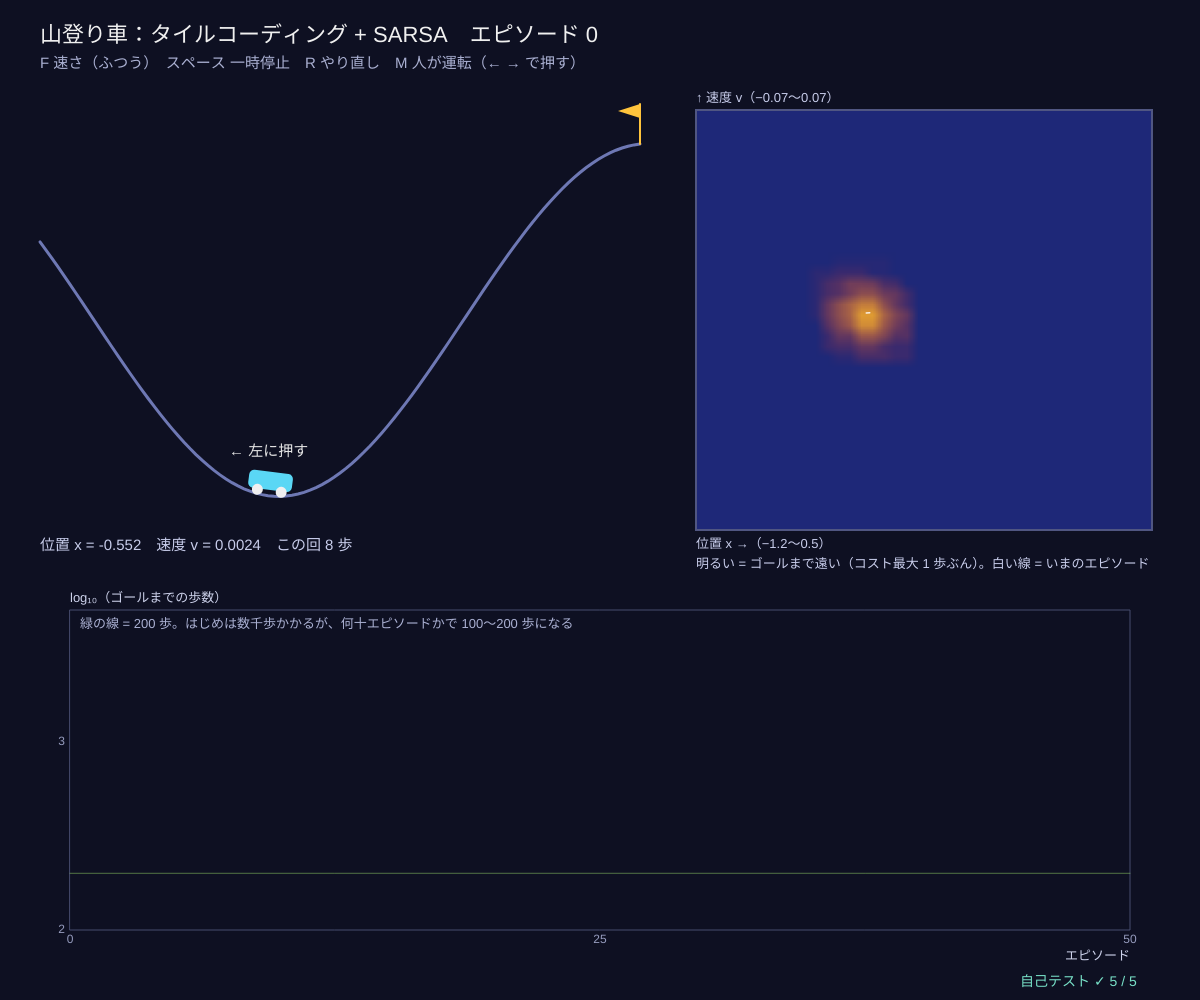
Frame 1 (no input)
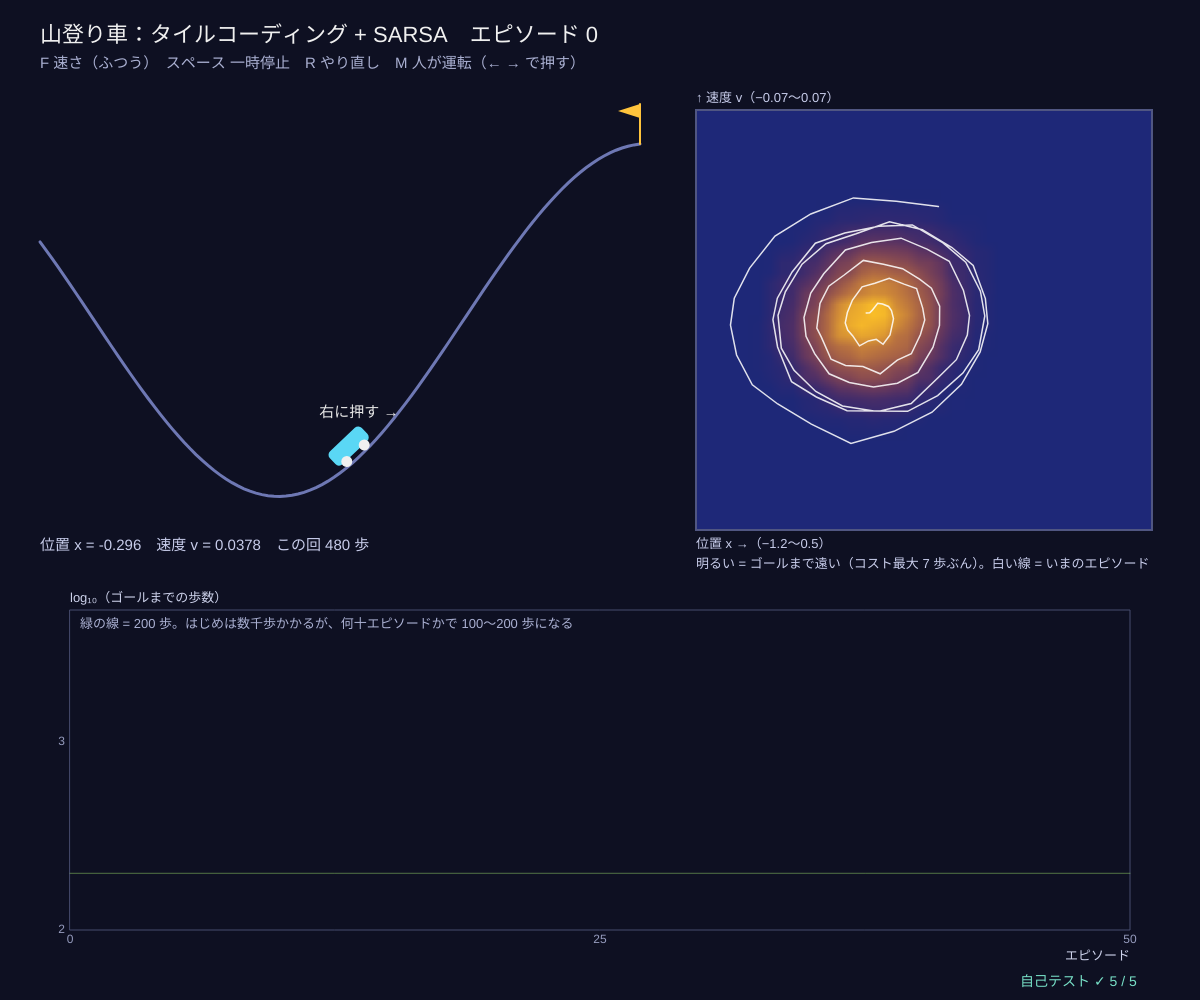
Frame 60 (no input)
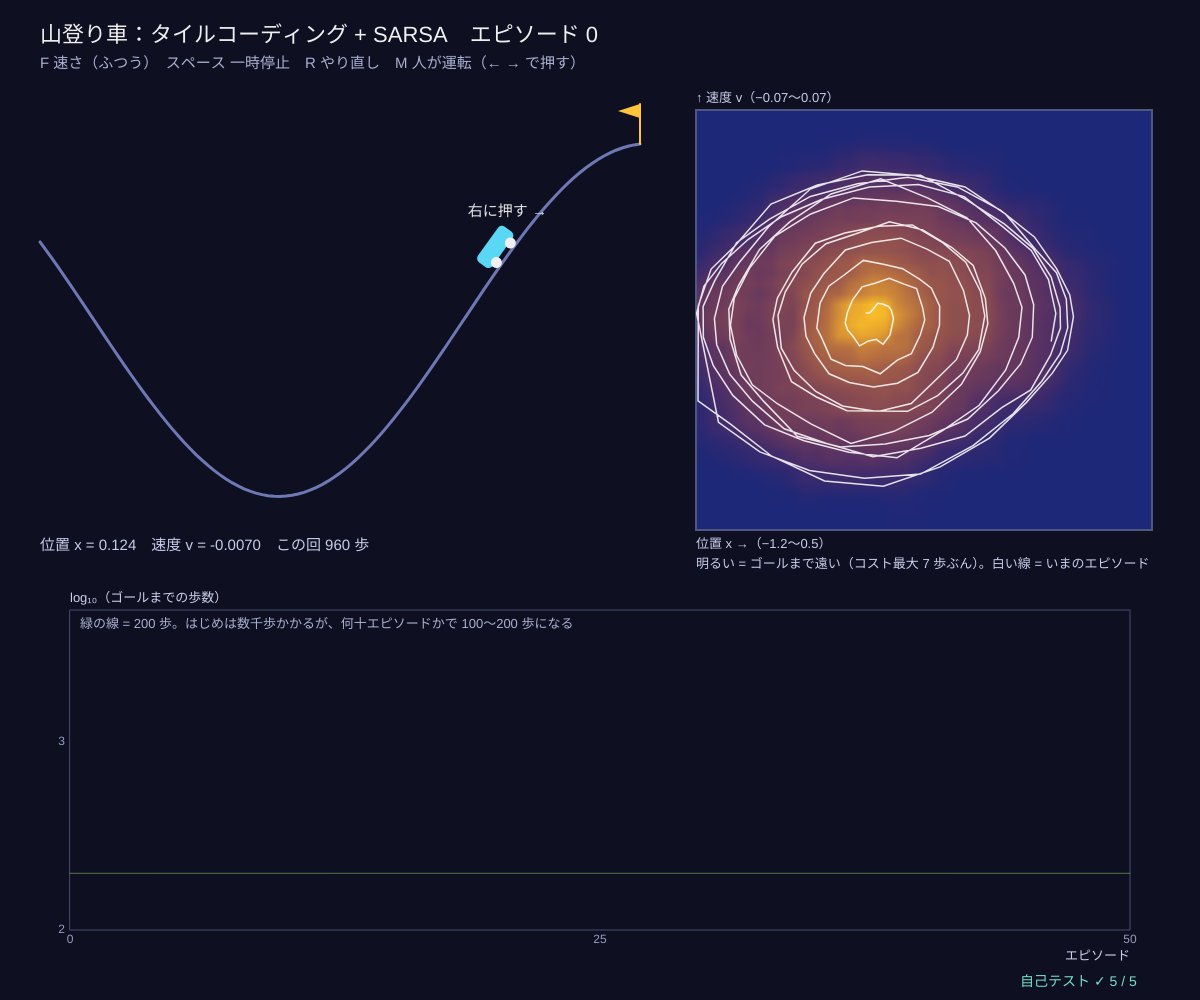
Frame 120 (the mouse pressed at the canvas centre since frame 60)

The p5.js sketch that drew these frames (run headless with seeded random() and noise() and a simulated clock; from frame 60 on, the mouse is pressed at the canvas centre):

// p5.js sketch
// ── sketch.js
// ============================================
// 08 山登り車とタイルコーディング ─ 力の弱い車は、そのままでは右の坂を登れない
// 反対側の坂に登って勢いをつける必要がある。状態は「位置 x と速度 v」の連続値なので、表には書けない。
// そこで 8 枚の少しずつずらした格子（タイリング）で状態を表し（タイルコーディング）、Q(s,a) = 当たったタイルの重みの合計 で近似。
// 1 歩ごとに −1 の報酬、SARSA で重みを更新。右上の地形 = 学習した「ゴールまでのコスト」−max_a Q
// F 速さ / スペース 一時停止 / R やり直し / M 人が運転（← → で押す）
// ============================================

const N_TILINGS = 8, N_GRID = 8;          // ★ タイリングの枚数と、1 枚の格子の細かさ（8 × 8）
const ALPHA = 0.5 / N_TILINGS;            // ★ 学習率（タイル 1 枚あたり）
const MAX_LEN = 5000;                     // ★ 1 エピソードの上限
const PER = (N_GRID + 1) * (N_GRID + 1); // ずらすので 1 枚あたり 9 × 9 のタイル
let car, speed = 1, paused = false, manual = false, manualPush = 1, costImg = null, costMax = 1;
const SPEEDS = ['ゆっくり', 'ふつう', '速い'];

function setup() { createCanvas(windowWidth, windowHeight); selfTest(); seedRng(8); car = makeCar(); costImg = createGraphics(40, 40); costImg.noStroke(); }

// ---- 山登り車の物理（よく使われる決まった式）：v += 0.001·a − 0.0025·cos(3x)、x += v
function carPhysics(x, v, a) {           // a = 0 左に押す、1 押さない、2 右に押す
  v = clampv(v + 0.001 * (a - 1) - 0.0025 * Math.cos(3 * x), -0.07, 0.07);
  x = x + v;
  if (x < -1.2) { x = -1.2; v = 0; }      // 左の壁にぶつかったら止まる
  if (x > 0.5) x = 0.5;
  return [x, v];
}
// ★ タイルコーディング：8 枚の格子それぞれで (x, v) が入るタイルの番号（× 3 行動ぶんの場所の先頭）
function tilesOf(x, v, out) {
  let xs = ((x + 1.2) / 1.7) * N_GRID, vs = ((v + 0.07) / 0.14) * N_GRID;
  for (let t = 0; t < N_TILINGS; t++) {
    let ix = Math.floor(xs + t / N_TILINGS), iv = Math.floor(vs + ((3 * t) % N_TILINGS) / N_TILINGS);   // x は 1、v は 3 ずつずらす
    ix = clampv(ix, 0, N_GRID); iv = clampv(iv, 0, N_GRID);
    out[t] = (t * PER + ix * (N_GRID + 1) + iv) * 3;
  }
  return out;
}
function qOf(w, T, a) { let s = 0; for (let t = 0; t < N_TILINGS; t++) s += w[T[t] + a]; return s; }
function greedyAct(w, T) { return argmaxR([0, 1, 2].map((a) => qOf(w, T, a))); }
function makeCar() { let c = { w: new Float64Array(N_TILINGS * PER * 3), T: new Int32Array(N_TILINGS), T2: new Int32Array(N_TILINGS), len: 0, epLens: [], traj: [] }; startEpisode(c); return c; }
function startEpisode(c) { c.x = -0.6 + 0.2 * rnd(); c.v = 0; c.len = 0; c.traj = []; tilesOf(c.x, c.v, c.T); c.a = greedyAct(c.w, c.T); }
// ★ SARSA の 1 歩（Q の初期値 0 は −1 の報酬にくらべて楽観的なので、ε = 0 でも探索する）
function carStep(c) {
  let [x2, v2] = carPhysics(c.x, c.v, c.a), r = -1, goal = x2 >= 0.5, a2 = 0;
  c.len++; if (c.len % 4 === 0) c.traj.push([x2, v2]);
  let target = r;                        // ゴールに着いたら先の価値はない
  if (!goal) { tilesOf(x2, v2, c.T2); a2 = greedyAct(c.w, c.T2); target = r + qOf(c.w, c.T2, a2); }
  let d = target - qOf(c.w, c.T, c.a);
  for (let t = 0; t < N_TILINGS; t++) c.w[c.T[t] + c.a] += ALPHA * d;   // 当たったタイルの重みだけを動かす
  if (goal || c.len >= MAX_LEN) { c.epLens.push(c.len); startEpisode(c); return true; }
  c.x = x2; c.v = v2; c.a = a2; c.T.set(c.T2);
  return false;
}
function updateCostImage() {             // 40 × 40 の点で −max_a Q を色に
  let T = new Int32Array(N_TILINGS), vals = [];
  for (let j = 0; j < 40; j++) for (let i = 0; i < 40; i++) { tilesOf(-1.2 + (1.7 * (i + 0.5)) / 40, 0.07 - (0.14 * (j + 0.5)) / 40, T); vals.push(-maxOf([0, 1, 2].map((a) => qOf(car.w, T, a)))); }
  costMax = Math.max(1, maxOf(vals));
  costImg.background(0);
  vals.forEach((v, k) => { let t = clampv(v / costMax, 0, 1); costImg.fill(30 + 220 * t, 40 + 150 * t * t, 120 - 80 * t); costImg.rect(k % 40, Math.floor(k / 40), 1, 1); });
}

function draw() {
  background(...BG);
  let t0 = performance.now();
  if (manual) { if (frameCount % 2 === 0) { [car.x, car.v] = carPhysics(car.x, car.v, manualPush); car.traj.push([car.x, car.v]); if (car.x >= 0.5) { car.x = -0.5; car.v = 0; car.traj = []; } } }
  else if (!paused) {
    if (speed === 0) carStep(car); else if (speed === 1) for (let k = 0; k < 8; k++) carStep(car);
    else while (performance.now() - t0 < 6) carStep(car);
  }
  if (frameCount % 30 === 1) updateCostImage();

  noStroke(); fill(240); textSize(22); textAlign(LEFT, BASELINE);
  text('山登り車：タイルコーディング + SARSA　エピソード ' + car.epLens.length + (manual ? '（人が運転中）' : ''), 40, 42);
  fill(170, 176, 210); textSize(15);
  text('F 速さ（' + SPEEDS[speed] + '）　スペース 一時停止　R やり直し　M 人が運転（← → で押す）', 40, 68);

  // ---- 坂と車
  let hx = 40, hy = 110, hw = width * 0.5, hh = height * 0.42, toX = (x) => hx + ((x + 1.2) / 1.7) * hw, toY = (x) => hy + hh * 0.5 - Math.sin(3 * x) * hh * 0.42;
  let pts = []; for (let i = 0; i <= 100; i++) { let x = -1.2 + (1.7 * i) / 100; pts.push([toX(x), toY(x)]); }
  stroke(110, 120, 180); strokeWeight(3); polyline(pts);
  stroke(...GOLD); strokeWeight(2); line(toX(0.5), toY(0.5), toX(0.5), toY(0.5) - 40); noStroke(); fill(...GOLD); triangle(toX(0.5), toY(0.5) - 40, toX(0.5) - 22, toY(0.5) - 33, toX(0.5), toY(0.5) - 26);
  let cx = toX(car.x), cy = toY(car.x), ang = Math.atan(-Math.cos(3 * car.x) * 3 * hh * 0.42 / (hw / 1.7));
  push(); translate(cx, cy); rotate(ang); fill(...CYAN); rect(-22, -24, 44, 18, 5); fill(240); circle(-12, -5, 11); circle(12, -5, 11); pop();
  let act = manual ? manualPush : car.a; fill(230); textSize(15); textAlign(CENTER, BASELINE);
  text(['← 左に押す', '押さない', '右に押す →'][act], cx, cy - 40);
  textAlign(LEFT, BASELINE); fill(200, 205, 235);
  text('位置 x = ' + fmtN(car.x, 3) + '　速度 v = ' + fmtN(car.v, 4) + '　この回 ' + car.len + ' 歩', hx, hy + hh + 20);

  // ---- コストの地形（位置 × 速度）
  let ix = width * 0.58, iy = 110, iw = Math.min(width * 0.38, hh * 1.25), ih = hh;
  image(costImg, ix, iy, iw, ih);
  noFill(); stroke(80, 86, 130); rect(ix, iy, iw, ih);
  stroke(255, 220); strokeWeight(1.5);
  polyline(car.traj.map(([x, v]) => [ix + ((x + 1.2) / 1.7) * iw, iy + ((0.07 - v) / 0.14) * ih]));
  noStroke(); fill(200, 205, 235); textSize(13);
  text('位置 x →（−1.2〜0.5）', ix, iy + ih + 18); text('↑ 速度 v（−0.07〜0.07）', ix, iy - 8);
  text('明るい = ゴールまで遠い（コスト最大 ' + Math.round(costMax) + ' 歩ぶん）。白い線 = いまのエピソード', ix, iy + ih + 38);

  // ---- エピソードごとの歩数
  let n = car.epLens.length, g = { x: 70, y: hy + hh + 80, w: width - 140, h: height - (hy + hh + 80) - 70, x0: 0, x1: Math.max(50, n), y0: 2, y1: Math.log10(MAX_LEN) };
  plotAxes(g, 'エピソード', 'log₁₀（ゴールまでの歩数）', [0, Math.round(g.x1 / 2), g.x1], [2, 3]);
  stroke(...LIME, 120); strokeWeight(1); line(g.x, gY(g, Math.log10(200)), g.x + g.w, gY(g, Math.log10(200)));
  drawCurve(g, car.epLens.map((v) => Math.log10(v)), CYAN, 2);
  noStroke(); fill(170, 176, 210); textSize(13); text('緑の線 = 200 歩。はじめは数千歩かかるが、何十エピソードかで 100〜200 歩になる', g.x + 10, g.y + 18);
  drawSelfTest(width - 180, height - 14);
}

function keyPressed() {
  if (key === 'f' || key === 'F') speed = (speed + 1) % 3;
  if (key === ' ') paused = !paused;
  if (key === 'r' || key === 'R') car = makeCar();
  if (key === 'm' || key === 'M') { manual = !manual; startEpisode(car); }
  if (key === LEFT_ARROW) manualPush = 0;
  if (key === RIGHT_ARROW) manualPush = 2;
  return false;
}
function keyReleased() { manualPush = 1; return false; }

// ---- 自己テスト
function selfTest() {
  selfTestResults = [];
  let okB = true; seedRng(1);
  for (let i = 0; i < 2000; i++) { let [x, v] = carPhysics(-1.2 + 1.7 * rnd(), -0.07 + 0.14 * rnd(), rndInt(0, 2)); if (x < -1.2 || x > 0.5 || v < -0.07 || v > 0.07 || !isFinite(x + v)) okB = false; }
  let [x1, v1] = carPhysics(-0.5, 0, 2);
  check('物理の式どおり：x = −0.5、v = 0 で右に押すと v = 0.001 − 0.0025 cos(−1.5)、範囲も守る', okB && near(v1, 0.001 - 0.0025 * Math.cos(-1.5), 1e-15) && near(x1, -0.5 + v1, 1e-15));
  let A = tilesOf(-0.3, 0.01, new Int32Array(N_TILINGS)), B = tilesOf(-0.29, 0.01, new Int32Array(N_TILINGS)), C = tilesOf(0.4, -0.06, new Int32Array(N_TILINGS));
  let share = (p, q) => p.filter((v, i) => v === q[i]).length;
  check('タイルは 8 枚に 1 つずつ当たる。近い状態はタイルを多く共有（' + share(A, B) + ' 枚）、遠い状態は共有しない（' + share(A, C) + ' 枚）', new Set(A).size === 8 && share(A, B) >= 6 && share(A, C) === 0);
  seedRng(3); let c = makeCar(), firstOK = -1;
  while (c.epLens.length < 100) { carStep(c); let n = c.epLens.length; if (firstOK < 0 && n && c.epLens[n - 1] < 200) firstOK = n; }
  check('100 エピソード以内に 200 歩未満でゴール（' + firstOK + ' 回目）、最後の 10 回の平均 ' + fmtN(meanOf(c.epLens.slice(-10)), 0) + ' 歩 < 200', firstOK > 0 && firstOK <= 40 && meanOf(c.epLens.slice(-10)) < 200);
  let ok10 = 0, T = new Int32Array(N_TILINGS);
  for (let k = 0; k < 10; k++) { let x = -0.6 + (0.2 * k) / 9, v = 0, t = 0; for (; t < 500 && x < 0.5; t++) [x, v] = carPhysics(x, v, argmaxFirst([0, 1, 2].map((a) => qOf(c.w, tilesOf(x, v, T), a)))); if (t < 200) ok10++; }
  check('学習した貪欲方策：スタート 10 か所のうち ' + ok10 + ' か所で 200 歩未満', ok10 >= 9);
  check('重みは有限（NaN なし）', noNaN(c.w));
  reportSelfTest();
}

// ---------- やってみよう ----------
// 1. M で自分で運転してみよう。何歩でゴールできる？ どう押すのがよい？
// 2. N_TILINGS を 1 にすると（ずらさない 1 枚の格子）学習はどう変わる？
// 3. N_GRID を 4 や 16 にすると？（粗いと区別できない、細かいと覚えることが多い）
// 4. コストの地形のうずまきの形は、何を表している？（勢いをつけてから登る道）
// 5. 同じ「棒を立てる・車を動かす」問題を、人が設計した制御で解くのがシリーズ 20・50。ここでは設計せず学ぶ

// ==================================================
// ここから下は「強化学習の道具」（中身は読まなくても OK。消さないでね）
// ==================================================
// ---- 色と小さな道具
const BG = [14, 16, 34];                // 背景（アーケードの紺）
const GOLD = [255, 196, 60], CYAN = [90, 215, 245], PINK = [245, 110, 170], LIME = [160, 230, 110], VIOLET = [175, 140, 255];
function clampv(v, a, b) { return v < a ? a : v > b ? b : v !== v ? a : v; }     // NaN なら a に戻す
function argmaxR(q) {                  // いちばん大きい値の番号（同点はランダムに 1 つ）
  let m = -Infinity, best = [];
  for (let i = 0; i < q.length; i++) {
    if (q[i] > m + 1e-12) { m = q[i]; best = [i]; } else if (Math.abs(q[i] - m) <= 1e-12) best.push(i);
  }
  return best.length ? best[Math.floor(rnd() * best.length)] : 0;
}
function argmaxFirst(q) { let b = 0; for (let i = 1; i < q.length; i++) if (q[i] > q[b]) b = i; return b; }   // 同点は若い番号
function maxOf(q) { let m = -Infinity; for (let v of q) if (v > m) m = v; return m; }
function epsGreedy(q, eps) { return rnd() < eps ? Math.floor(rnd() * q.length) : argmaxR(q); }   // ε の確率でランダム、ほかは貪欲
function softmaxArr(h, tau) {          // ボルツマン分布 exp(h/τ) / Σ（大きい数でもあふれないように最大値を引く）
  let m = maxOf(h), e = h.map((v) => Math.exp((v - m) / (tau || 1))), s = e.reduce((a, b) => a + b, 0);
  return e.map((v) => v / s);
}
function sampleFrom(p) { let u = rnd(), c = 0; for (let i = 0; i < p.length; i++) { c += p[i]; if (u < c) return i; } return p.length - 1; }
function meanOf(a) { return a.length ? a.reduce((s, v) => s + v, 0) / a.length : 0; }
function fmtN(v, d) { if (typeof v !== 'number' || v !== v) return '?'; let s = v.toFixed(d === undefined ? 2 : d); return s === '-0.00' || s === '-0.0' || s === '-0' ? s.slice(1) : s; }
// ---- 種つきの乱数（同じ種なら毎回同じ列 → 実験をくり返せる）
let rngState = 1;
function seedRng(s) { rngState = (s >>> 0) || 1; }
function rnd() {                       // 0〜1 の一様乱数（mulberry32）
  rngState = (rngState + 0x6d2b79f5) >>> 0;
  let t = rngState;
  t = Math.imul(t ^ (t >>> 15), t | 1);
  t ^= t + Math.imul(t ^ (t >>> 7), t | 61);
  return ((t ^ (t >>> 14)) >>> 0) / 4294967296;
}
function rndInt(a, b) { return a + Math.floor(rnd() * (b - a + 1)); }
function randn() { let u = 1 - rnd(), v = rnd(); return Math.sqrt(-2 * Math.log(u)) * Math.cos(2 * Math.PI * v); }   // 標準正規分布
// ---- グラフの道具：g = { x, y, w, h, x0, x1, y0, y1 }
function gX(g, v) { return g.x + clampv((v - g.x0) / (g.x1 - g.x0), -0.02, 1.02) * g.w; }
function gY(g, v) { return g.y + g.h - clampv((v - g.y0) / (g.y1 - g.y0), -0.02, 1.02) * g.h; }
function plotAxes(g, xl, yl, xt, yt) {
  stroke(70, 76, 110); strokeWeight(1); noFill(); rect(g.x, g.y, g.w, g.h);
  noStroke(); fill(150, 156, 190); textSize(12); textAlign(CENTER, TOP);
  for (let v of xt) text(+v.toPrecision(3), gX(g, v), g.y + g.h + 4);
  textAlign(RIGHT, CENTER);
  for (let v of yt) text(+v.toPrecision(3), g.x - 5, gY(g, v));
  textAlign(LEFT, BASELINE); fill(205, 210, 235); textSize(13);
  text(xl, g.x + g.w - textWidth(xl), g.y + g.h + 30); text(yl, g.x, g.y - 8);
}
function polyline(pts) {               // 点が 2 つ以上あるときだけ折れ線を描く（空の beginShape を作らない）
  if (pts.length < 2) return;
  noFill(); beginShape(); for (let p of pts) vertex(p[0], p[1]); endShape();
}
function smoothArr(a, k) {             // 直前 k 個の平均（ギザギザの学習曲線をならす）
  let out = [], s = 0;
  for (let i = 0; i < a.length; i++) { s += a[i]; if (i >= k) s -= a[i - k]; out.push(s / Math.min(i + 1, k)); }
  return out;
}
function drawCurve(g, arr, col, sw, xOff) {   // arr[i] を x = i (+ xOff) に。長いときは間引いて 600 点まで
  let n = arr.length, stride = Math.max(1, Math.ceil(n / 600)), pts = [];
  for (let i = 0; i < n; i += stride) pts.push([gX(g, i + (xOff || 0)), gY(g, arr[i])]);
  if (n > 1 && (n - 1) % stride) pts.push([gX(g, n - 1 + (xOff || 0)), gY(g, arr[n - 1])]);
  stroke(...col); strokeWeight(sw || 2); polyline(pts);
}
function legend(x, y, items) {         // items = [[色, 名前], …]
  textSize(13); textAlign(LEFT, CENTER);
  for (let [c, s] of items) { noStroke(); fill(...c); rect(x, y - 5, 16, 10); fill(220, 225, 245); text(s, x + 22, y); y += 20; }
}
// ---- 自己テストの道具
let selfTestResults = [];
function check(name, cond) { selfTestResults.push({ name, ok: !!cond }); }
function near(a, b, tol) { return a !== null && a !== undefined && isFinite(a) && Math.abs(a - b) <= (tol === undefined ? 1e-9 : tol); }
function noNaN(v) { return Array.isArray(v) || ArrayBuffer.isView(v) ? Array.from(v).every(noNaN) : !(typeof v === 'number' && !isFinite(v)); }
function reportSelfTest() { for (let r of selfTestResults) (r.ok ? console.log : console.error)((r.ok ? '✓ ' : '✗ ') + r.name); }
function selfTestLine() { let n = selfTestResults.filter((r) => r.ok).length; return '自己テスト ' + (n === selfTestResults.length ? '✓ ' : '✗ ') + n + ' / ' + selfTestResults.length; }
function drawSelfTest(x, y) { noStroke(); fill(selfTestResults.every((r) => r.ok) ? color(120, 225, 200) : color(255, 90, 120)); textSize(14); textAlign(LEFT, BASELINE); text(selfTestLine(), x, y); }
